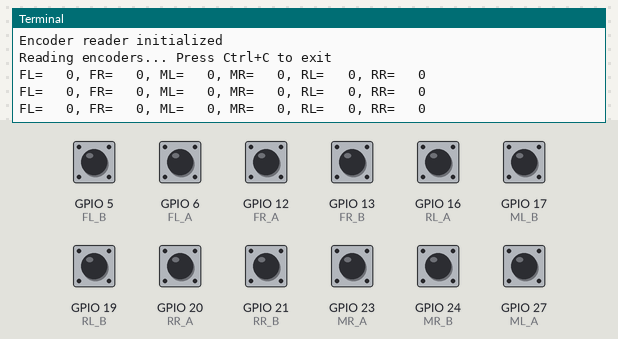
Bench run of a program on a simulated Raspberry Pi (BCM pin numbers). On the bench: the last lines printed to the terminal. Inputs (shaded band) come from the test bench; at power-on: GPIO 5 (FL_B), GPIO 6 (FL_A), GPIO 12 (FR_A), GPIO 13 (FR_B), GPIO 16 (RL_A), GPIO 17 (ML_B), GPIO 19 (RL_B), GPIO 20 (RR_A), GPIO 21 (RR_B), GPIO 23 (MR_A), GPIO 24 (MR_B), GPIO 27 (ML_A) HIGH. Threads take turns every 2 ms.

Above: at 1.2 s.
1.3 s: GPIO 6 (FL_A) pulled LOW for 0.15 s
At 1.9 s:
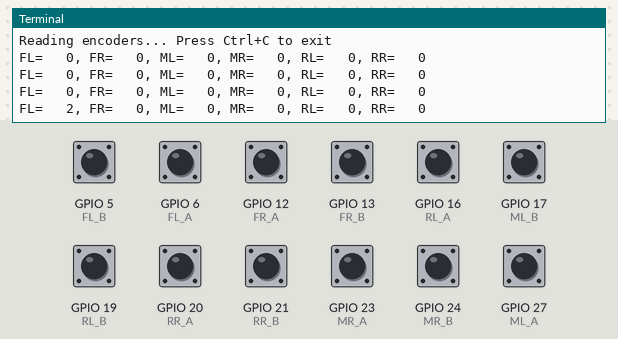
2.9 s: GPIO 12 (FR_A) pulled LOW for 0.15 s
At 3.4 s:
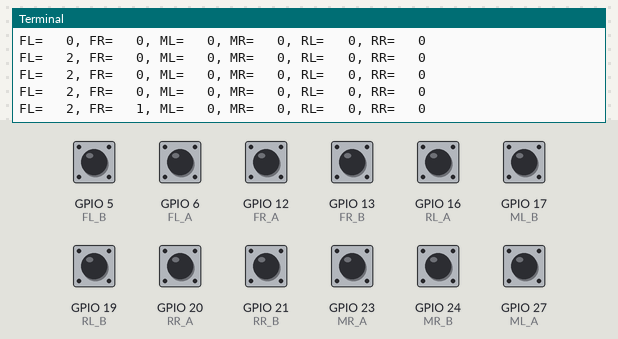
4.5 s: GPIO 16 (RL_A) pulled LOW for 0.15 s
At 4.9 s:
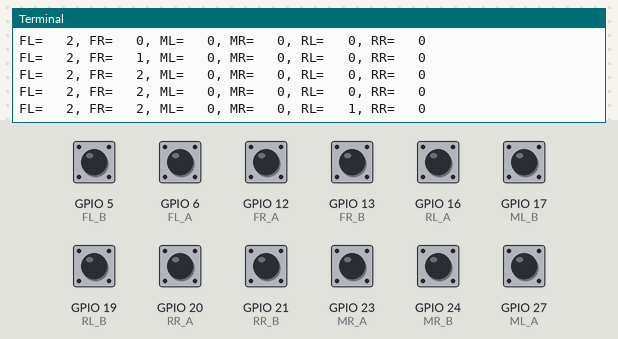
6.1 s: GPIO 6 (FL_A) pulled LOW for 1 s
At 6.9 s:
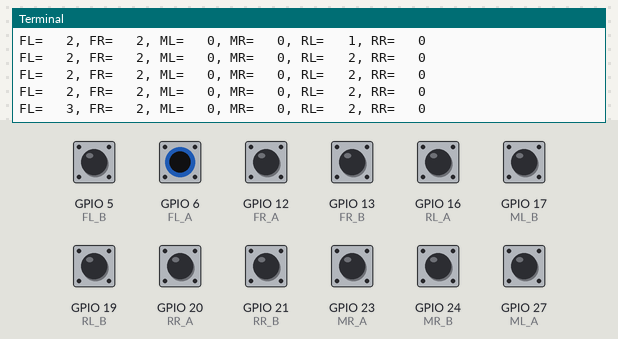
Timing chart, 0 to 9.1 s (numbered marks = the images above; inputs shaded):
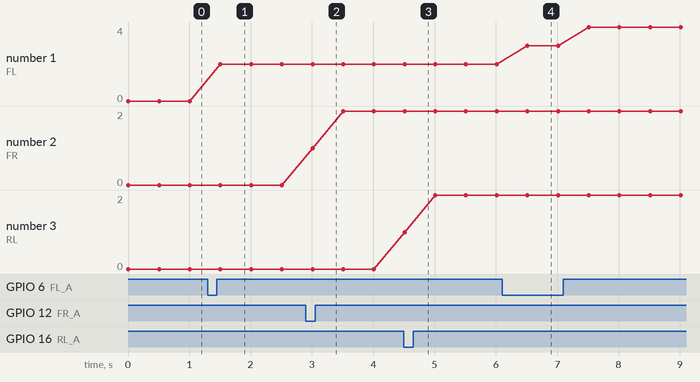

The program:

encoder_reader.py
```python
#!/usr/bin/env python3

import time
import threading
from gpiozero import DigitalInputDevice

class EncoderReader:
    def __init__(self):
        self.pins = {
            'FL_A': DigitalInputDevice(6, pull_up=True),   # Front Left
            'FL_B': DigitalInputDevice(5, pull_up=True),   # Front Left B
            'FR_A': DigitalInputDevice(12, pull_up=True),  # Front Right A
            'FR_B': DigitalInputDevice(13, pull_up=True),  # Front Right B
            'ML_A': DigitalInputDevice(27, pull_up=True),  # Middle Left A
            'ML_B': DigitalInputDevice(17, pull_up=True),  # Middle Left B
            'MR_A': DigitalInputDevice(23, pull_up=True),  # Middle Right A
            'MR_B': DigitalInputDevice(24, pull_up=True),  # Middle Right B
            'RL_A': DigitalInputDevice(16, pull_up=True),  # Rear Left A
            'RL_B': DigitalInputDevice(19, pull_up=True),  # Rear Left B
            'RR_A': DigitalInputDevice(20, pull_up=True),  # Rear Right A
            'RR_B': DigitalInputDevice(21, pull_up=True),  # Rear Right B
        }

        self.counts = {'FL': 0, 'FR': 0, 'ML': 0, 'MR': 0, 'RL': 0, 'RR': 0}
        self.last_states = {'FL': [0, 0], 'FR': [0, 0], 'ML': [0, 0], 'MR': [0, 0], 'RL': [0, 0], 'RR': [0, 0]}
        self.lock = threading.Lock()  # Thread safety for counts

        # Initialize states for all encoders
        self.last_states['FL'][0] = self.pins['FL_A'].value
        self.last_states['FL'][1] = self.pins['FL_B'].value
        self.last_states['FR'][0] = self.pins['FR_A'].value
        self.last_states['FR'][1] = self.pins['FR_B'].value
        self.last_states['ML'][0] = self.pins['ML_A'].value
        self.last_states['ML'][1] = self.pins['ML_B'].value
        self.last_states['MR'][0] = self.pins['MR_A'].value
        self.last_states['MR'][1] = self.pins['MR_B'].value
        self.last_states['RL'][0] = self.pins['RL_A'].value
        self.last_states['RL'][1] = self.pins['RL_B'].value
        self.last_states['RR'][0] = self.pins['RR_A'].value
        self.last_states['RR'][1] = self.pins['RR_B'].value

        # Start reading thread
        self.running = True
        self.thread = threading.Thread(target=self._read_loop, daemon=True)
        self.thread.start()
        print("Encoder reader initialized")

    def _read_loop(self):
        """Continuously read encoder states"""
        while self.running:
            self._update_encoder('FL', 'FL_A', 'FL_B')
            self._update_encoder('FR', 'FR_A', 'FR_B')
            self._update_encoder('ML', 'ML_A', 'ML_B')
            self._update_encoder('MR', 'MR_A', 'MR_B')
            self._update_encoder('RL', 'RL_A', 'RL_B')
            self._update_encoder('RR', 'RR_A', 'RR_B')
            # No sleep - poll as fast as possible for high-speed accuracy

    def _update_encoder(self, name, pin_a_name, pin_b_name):
        """Update encoder count based on pin states - standard quadrature decoding"""
        current_a = self.pins[pin_a_name].value
        current_b = self.pins[pin_b_name].value
        last_a = self.last_states[name][0]
        last_b = self.last_states[name][1]

        # Proper quadrature: A transitions, B for direction
        if current_a != last_a:
            if current_a == 1:  # Rising edge of A
                if current_b == 0:
                    self.counts[name] += 1  # Forward - NO LOCK, accept rare race
                else:
                    self.counts[name] += 1  # Reverse
            else:  # Falling edge of A
                if current_b == 1:
                    self.counts[name] += 1  # Forward
                else:
                    self.counts[name] += 1  # Reverse

        # Update last states
        self.last_states[name][0] = current_a
        self.last_states[name][1] = current_b

    def get_counts(self):
        """Get current encoder counts"""
        default_counts = {'FL': 0, 'FR': 0, 'ML': 0, 'MR': 0, 'RL': 0, 'RR': 0}
        for key in default_counts:
            if key not in self.counts:
                self.counts[key] = 0
        return self.counts.copy()  # Copy is atomic enough for our needs

    def reset_counts(self):
        """Reset encoder counts to zero"""
        self.counts = {'FL': 0, 'FR': 0, 'ML': 0, 'MR': 0, 'RL': 0, 'RR': 0}

    def cleanup(self):
        """Clean up and stop thread"""
        self.running = False
        if self.thread.is_alive():
            self.thread.join()
        for pin in self.pins.values():
            pin.close()

# Test script
if __name__ == "__main__":
    try:
        encoder = EncoderReader()
        print("Reading encoders... Press Ctrl+C to exit")

        while True:
            counts = encoder.get_counts()
            print(f"FL={counts['FL']:>4}, FR={counts['FR']:>4}, ML={counts['ML']:>4}, MR={counts['MR']:>4}, RL={counts['RL']:>4}, RR={counts['RR']:>4}")
            time.sleep(0.5)

    except KeyboardInterrupt:
        print("\nStopping...")
    finally:
        encoder.cleanup()
```

Measured:
- after the input at 1.3 s, the terminal: prints a new line after 0.21 s (image 1)
- after the input at 2.9 s, the terminal: prints a new line after 0.11 s (image 2)
- after the input at 4.5 s, the terminal: prints a new line at once (image 3)
- after the input at 6.1 s, the terminal: prints a new line after 0.41 s (image 4)
- plotted number 1: 0 → 2 after the input at 1.3 s, 2 → 4 after the input at 6.1 s
